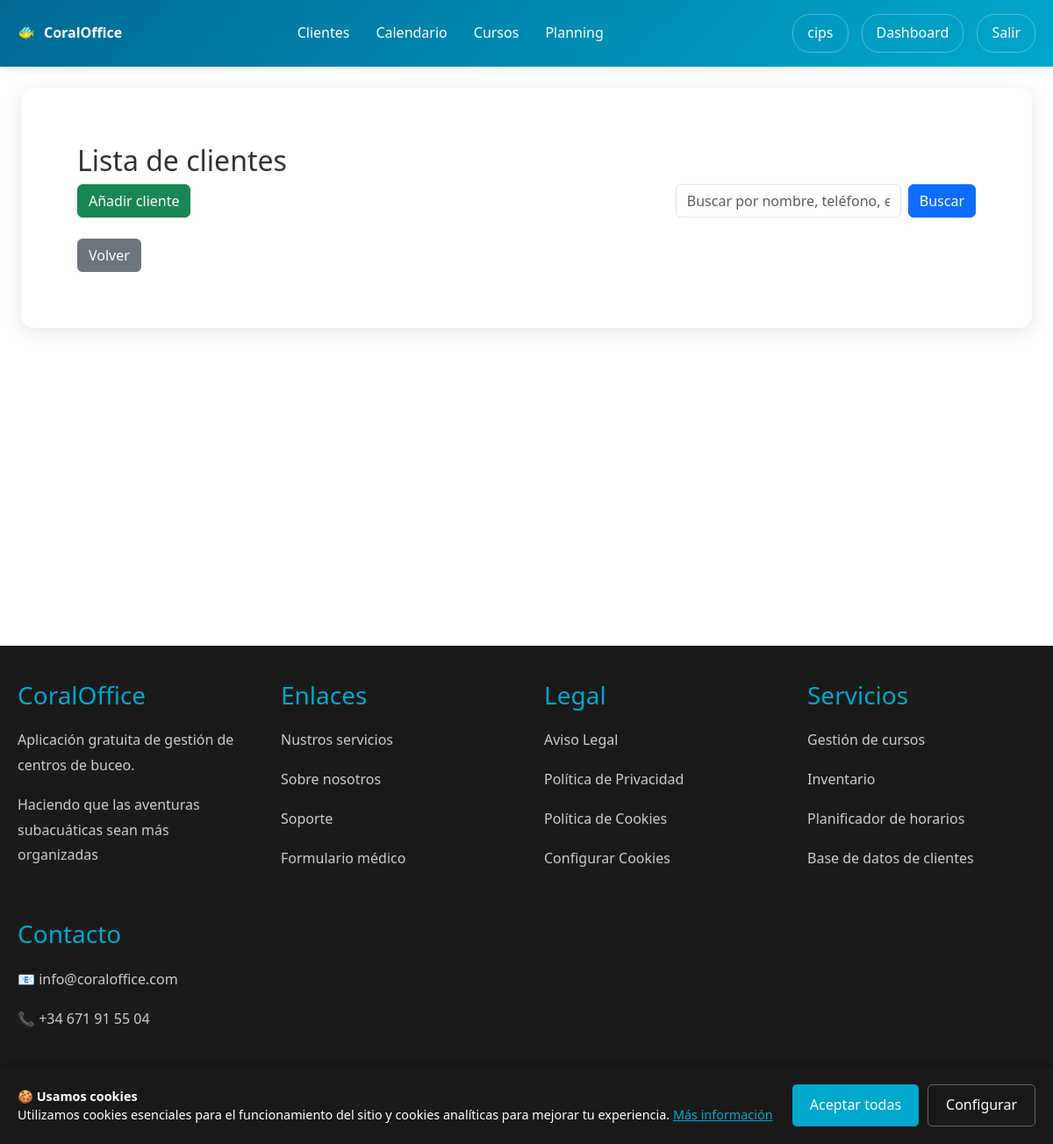
The app's page /users/customers/ (signed in), older data.
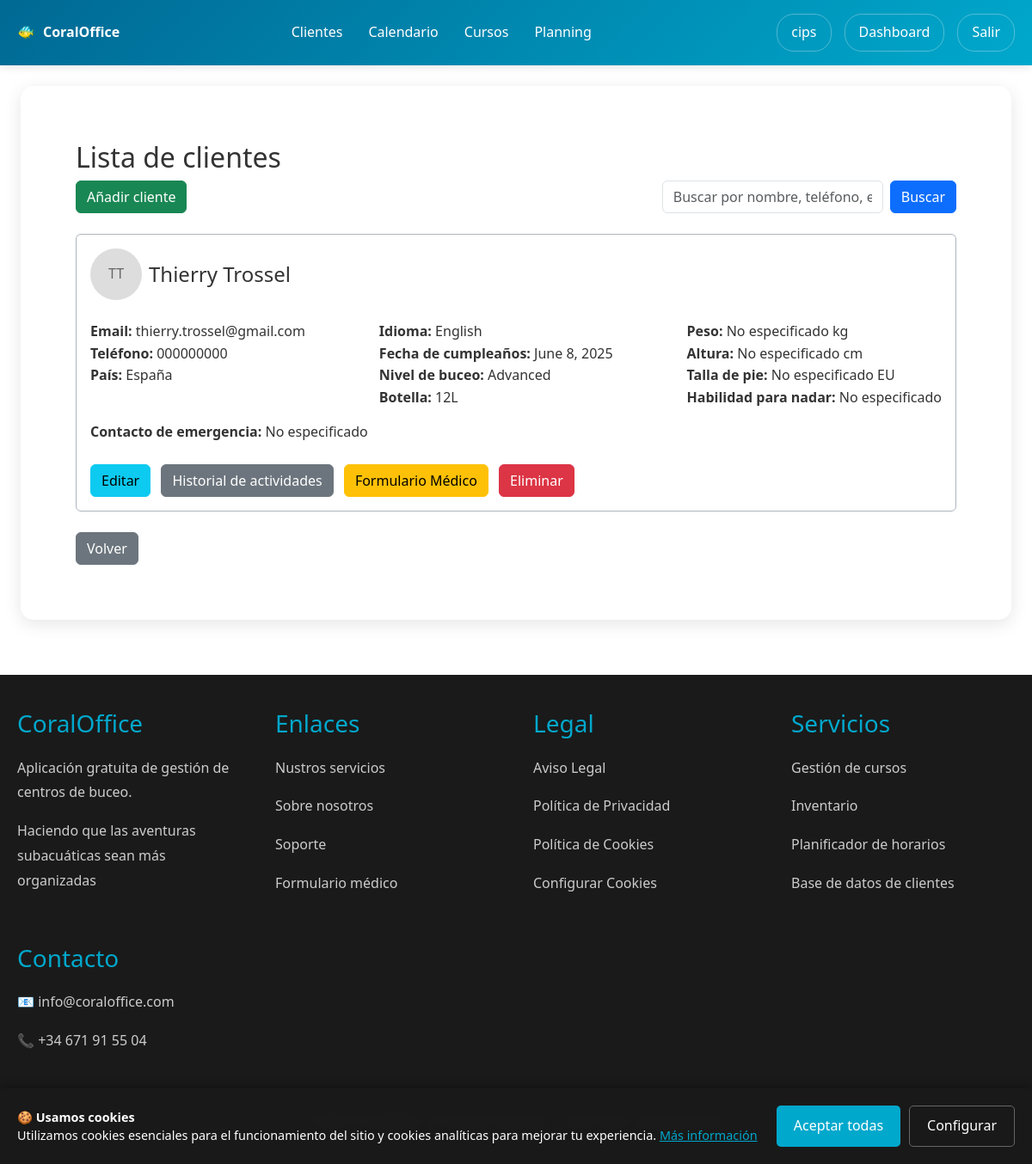
The same page, newer data.
### users/models.py (models this page shows, shortened)
class Customer(models.Model):
    DIVING_LEVEL_CHOICES = [
        ('NONE', 'Ninguno'),
        ('BEGINNER', 'Scuba'),
        ('OPEN_WATER', 'Open Water'),
        ('ADVANCED_OPEN_WATER', 'Advanced'),
        ('RESCUE_DIVER', 'Rescue.'),
        ('DIVEMASTER', 'Divemaster'),
        ('INSTRUCTOR', 'Istructor'),
    ]
    LANGUAGE_CHOICES = [
        ('CAT', 'Català'),
        ('ES', 'Español'),
        ('FR', 'Français'),
        ('EN', 'English'),
        ('NL', 'Nederlands'),
        ('DE', 'Deutsch'),
    ]
    COUNTRY_CHOICES = [
        ('ES', 'España'),
        ('FR', 'Francia'),
        ('PT', 'Portugal'),
        ('IT', 'Italia'),
        ('GB', 'Reino Unido'),
        ('BE', 'Bélgica'),
        ('NL', 'Países Bajos'),
        ('CH', 'Suiza'),
        ('DE', 'Alemania'),
        ('AT', 'Austria'),
        ('SE', 'Suecia'),
        ('DK', 'Dinamarca'),
        ('NO', 'Noruega'),
        ('FI', 'Finlandia'),
        ('IN', 'India'),
        ('US', 'Estados Unidos'),
        ('CA', 'Canadá'),
        ('OTHER', 'Otro'),
    ]
    uuid = models.UUIDField(default=uuid.uuid4, editable=False, unique=True)
    diving_center = models.ForeignKey(User, on_delete=models.CASCADE, related_name='customers')
    first_name = models.CharField(max_length=50)
    last_name = models.CharField(max_length=50)
    email = models.EmailField()
    phone_number = models.CharField(max_length=20)
    country = models.CharField(max_length=10, choices=COUNTRY_CHOICES, default='OTHER')
    language = models.CharField(max_length=10, choices=LANGUAGE_CHOICES, default='EN')
    birthday = models.DateField(null=True, blank=True)
    certification_level = models.CharField(max_length=50, choices=DIVING_LEVEL_CHOICES, default='Ninguna')
    emergency_contact = models.CharField(max_length=100, blank=True)
    medical_conditions = models.TextField(blank=True)
    weight = models.FloatField(null=True, blank=True, help_text="Peso en kg")
    height = models.FloatField(null=True, blank=True, help_text="Alturan en cm")
    foot_size = models.FloatField(null=True, blank=True, help_text="Talla de pie (EU)")
    default_tank_size = models.CharField(max_length=10, choices=[
        ('10L', '10 Litros'),
        ('12L', '12 Litros'),
        ('15L', '15 Litros'),
        ('18L', '18 Litros'),
    ], default='12L', help_text="Botella por defecto del cliente")
    profile_picture = models.ImageField(upload_to='customer_profiles/', null=True, blank=True)
    diving_licence = models.FileField(upload_to='customer_documents/licences/', null=True, blank=True)
    diving_insurance = models.FileField(upload_to='customer_documents/insurance/', null=True, blank=True)
    medical_check = models.FileField(upload_to='customer_documents/medical/', null=True, blank=True)
    signature = models.ImageField(upload_to='customer_signatures/', null=True, blank=True)
    created_at = models.DateTimeField(auto_now_add=True)
    medical_questionnaire_answers = models.JSONField(default=dict, blank=True, help_text="Guarda las respuestas del cuestionario médico")
    swimming_ability = models.CharField(max_length=20, choices=[
        ('excellent', 'Excelente'),
        ('good', 'Bueno'),
        ('fair', 'Suficiente'),
        ('poor', 'Insuficiente'),
    ], blank=True)
    def get_swimming_ability_display(self):
        swimming_choices = {
            'excellent': 'Excelente',
            'good': 'Bueno',
            'fair': 'Suficiente',
            'poor': 'Insuficiente',
        }
        return swimming_choices.get(self.swimming_ability, self.swimming_ability)

### users/views.py (the view, shortened to what this page needs)
# urls.py: path('customers/', views.customer_list, name='customer_list'),
@login_required
def customer_list(request):
    if not request.user.userprofile.is_diving_center:
        messages.error(request, 'Access denied.')
        return redirect('users:profile')
    customers = Customer.objects.filter(diving_center=request.user).order_by(
        '-created_at')
    search_query = request.GET.get('search', '').strip()
    from django.core.paginator import Paginator
    paginator = Paginator(customers, 10)  # Show 10 customers per page
    page_number = request.GET.get('page')
    customers_page = paginator.get_page(page_number)
    return render(request, 'users/customer_list.html', {
        'customers': customers_page,
        'search_query': search_query,
        'total_customers': customers.count()
    })

### users/context_processors.py (called while the page is built)
def cookies_context(request):
    cookies_accepted = request.COOKIES.get('cookies_accepted', 'false') == 'true'
    show_cookies_banner = not cookies_accepted
    return {
        'cookies_accepted': cookies_accepted,
        'show_cookies_banner': show_cookies_banner,
    }

### users/templates/users/customer_list.html (shortened to what the changed rows need)
{% extends 'users/base.html' %}
{% block users_content %}
<div class="p-3 container">
    <h2>Lista de clientes</h2>
    {% for customer in customers %}
                <div class="mb-4 border border-1 border-dark-subtle rounded p-3">
                    <div>
                        <div class="d-flex align-items-center mb-4">
                            {% if customer.profile_picture %}
                                <img class="me-2" src="{{ customer.profile_picture.url }}" alt="{{ customer.first_name }}" style="width: 60px; height: 60px; border-radius: 50%; object-fit: cover;">
                            {% else %}
                                <div class="me-2" style="width: 60px; height: 60px; border-radius: 50%; background: #ddd; display: flex; align-items: center; justify-content: center; color: #666;">
                                    {{ customer.first_name.0 }}{{ customer.last_name.0 }}
                                </div>
                            {% endif %}
                            <h4 class="m-0">{{ customer.first_name }} {{ customer.last_name }}</h4>
                        </div>
                    </div>
                    <div class="d-flex flex-column flex-lg-row justify-content-lg-between">
                        <div>
                            <strong>Email:</strong> {{ customer.email|default:"No especificado" }}<br>
                            <strong>Teléfono:</strong> {{ customer.phone_number|default:"No especificado" }}<br>
                            <strong>País:</strong> {{ customer.get_country_display|default:"No especificado" }}
                        </div>
                        <div>
                            <strong>Idioma:</strong> {{ customer.get_language_display }}<br>
                            <strong>Fecha de cumpleaños:</strong> {{ customer.birthday|default:"No especificado" }}<br>
                            <strong>Nivel de buceo:</strong> {{ customer.get_certification_level_display }}<br>
                            <strong>Botella:</strong> {{ customer.default_tank_size }}<br>
                        </div>
                        <div>
                            <strong>Peso:</strong> {{ customer.weight|default:"No especificado" }} kg<br>
                            <strong>Altura:</strong> {{ customer.height|default:"No especificado" }} cm<br>
                            <strong>Talla de pie:</strong> {{ customer.foot_size|default:"No especificado" }} EU<br>
                            <strong>Habilidad para nadar:</strong> {{ customer.get_swimming_ability_display|default:"No especificado" }}
                        </div>
                    </div>
                    <div style="margin-top: 15px;">
                        <strong>Contacto de emergencia:</strong> {{ customer.emergency_contact|default:"No especificado" }}
                    </div>
                    <div class="customer-actions mt-4">
                        <a href="{% url 'users:edit_customer' customer.id %}" class="btn btn-info me-2">Editar</a>
                        <a href="{% url 'users:customer_activity_history' customer.id %}" class="btn btn-secondary me-2">Historial de actividades</a>
                        <a href="{% url 'users:customer_medical_detail' customer.id %}" class="btn btn-warning me-2">Formulario Médico</a>
                        <a href="{% url 'users:delete_customer' customer.id %}" class="btn btn-danger">Eliminar</a>
                    </div>
                </div>
                {% endfor %}
</div>
{% endblock %}

Row changes from the older to the newer data that the page shows:
added Customer: first_name.0 "T", last_name.0 "T", first_name "Thierry", last_name "Trossel", email "thierry.trossel@gmail.com", phone_number "000000000", country "España", language "English", birthday "June 8, 2025", certification_level "Advanced", default_tank_size "12L", weight "No especificado", height "No especificado", foot_size "No especificado", swimming_ability "No especificado", emergency_contact "No especificado"
